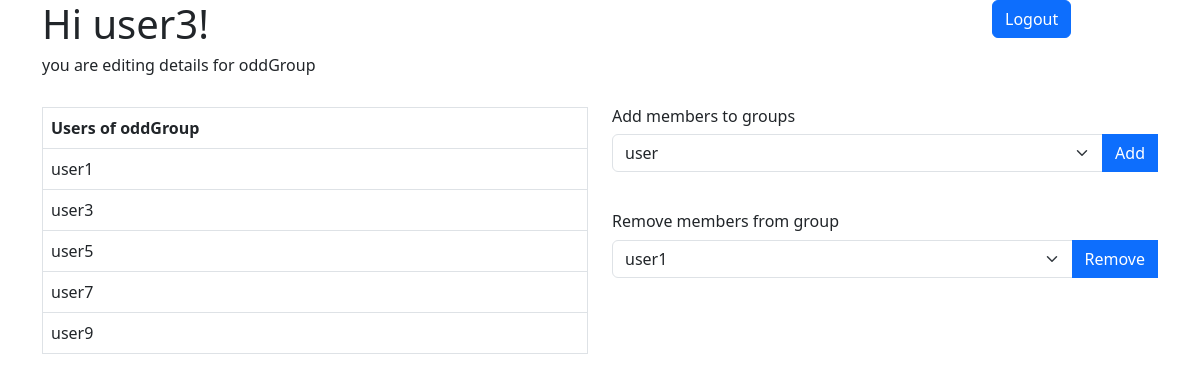
Page /editGroup/1 (signed in) on the committed database.
### demoCode.py (models this page shows)
class Groups(db.Model):
    id = db.Column(db.Integer, primary_key=True)
    groupName = db.Column(db.String(100), unique=True, nullable=False)

class Users(db.Model, UserMixin):
    id = db.Column(db.Integer, primary_key=True)
    username = db.Column(db.String(100), unique=True, nullable=False)
    password = db.Column(db.String(100), nullable=False)
    is_admin = db.Column(db.Boolean, default=False)

### demoCode.py (the view)
@app.route('/editGroup/<int:groupID>', methods=['GET', 'POST'])
def editGroup(groupID):
	group = Groups.query.filter_by(id=groupID).first()
	users = Users.query.filter_by(is_admin=False).all()
	tempUsers = UserGroupMapping.query.filter_by(groupID=groupID).all()
	tempUsers = [x.userID for x in tempUsers]
	inGroupUsers = Users.query.filter(Users.id.in_(tempUsers)).filter(Users.is_admin == False).all()
	notInGroupUsers = Users.query.filter(Users.id.not_in(tempUsers)).filter(Users.is_admin == False).all()
	return render_template('editGroup.html', username = session['username'], group = group, inGroupUsers=inGroupUsers, notInGroupUsers=notInGroupUsers)

### templates/editGroup.html (shortened to what this page needs)
{% extends "index.html" %}
{% block content %}
<div class="container">
  <div class="row">
    <div class="col-10">
	  <h1>Hi {{ username }}!</h1>
	  <h6>you are editing details for {{ group.groupName }}</h6>
    </div>
    <div class="col-2">
		<form action="{{ url_for('logout') }}" method="POST">
		  <button type="submit" class="btn btn-primary">Logout</button>
		</form>
    </div>
  </div>
	<br>
	<div class="row">
		<div class="col-6">
			<table class="table table-hover table-bordered">
				<thead>
				  <tr>
					<th>Users of {{ group.groupName }}</th>
				  </tr>
				</thead>
				<tbody>
				  {% for inGroupUser in inGroupUsers %}
					<tr>
					  <td>{{ inGroupUser.username }}</td>
					</tr>
				  {% endfor %}
				</tbody>
			</table>
		</div>
		<div class="col-6">
			<h6>Add members to groups</h6>
			<form action="{{ url_for('addUserToGroup', groupID=group.id) }}" method="POST">
			<div class="input-group mb-3">
				  <select class="form-select" id="addUserID" name="addUserID">
					{% for notInGroupUser in notInGroupUsers %}
						<option value="{{ notInGroupUser.id }}">{{ notInGroupUser.username }}</option>
					{% endfor %}
				  </select>
				  <button class="btn btn-primary" type="submit">Add</button>
			<br>
			</div>
			<br>
			</form>
			<h6>Remove members from group</h6>
			<form action="{{ url_for('removeUserFromGroup', groupID=group.id) }}" method="POST">
			<div class="input-group mb-3">
				  <select class="form-select" id="removeUserID", name="removeUserID">
					{% for inGroupUser in inGroupUsers %}
						<option value="{{ inGroupUser.id }}">{{ inGroupUser.username }}</option>
					{% endfor %}
				  </select>
				  <button class="btn btn-primary" type="submit">Remove</button>
				<br>
			</div>
			<br>
			</form>
		</div>
	</div>
</div>
{% endblock %}

### rows in the picture
Groups: groupName "oddGroup"
Users: username "user1"
Users: username "user3"
Users: username "user5"
Users: username "user7"
Users: username "user9"

### other values in the picture
form field addUserID "user"
form field removeUserID "user1"
